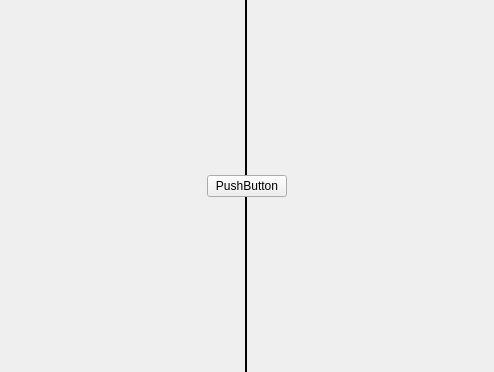
<?xml version="1.0" encoding="UTF-8"?>
<ui version="4.0">
 <class>NodeButton</class>
 <widget class="QWidget" name="NodeButton">
  <property name="geometry">
   <rect>
    <x>0</x>
    <y>0</y>
    <width>494</width>
    <height>372</height>
   </rect>
  </property>
  <property name="windowTitle">
   <string>NodeButton</string>
  </property>
  <layout class="QVBoxLayout" name="verticalLayout">
   <property name="spacing">
    <number>0</number>
   </property>
   <property name="topMargin">
    <number>0</number>
   </property>
   <property name="bottomMargin">
    <number>0</number>
   </property>
   <item>
    <layout class="QHBoxLayout" name="horizontalLayout_3">
     <property name="spacing">
      <number>0</number>
     </property>
     <item>
      <widget class="Line" name="topConnector">
       <property name="frameShadow">
        <enum>QFrame::Plain</enum>
       </property>
       <property name="lineWidth">
        <number>2</number>
       </property>
       <property name="orientation">
        <enum>Qt::Vertical</enum>
       </property>
      </widget>
     </item>
    </layout>
   </item>
   <item>
    <layout class="QHBoxLayout" name="horizontalLayout_2">
     <property name="spacing">
      <number>0</number>
     </property>
     <item>
      <spacer name="horizontalSpacer">
       <property name="orientation">
        <enum>Qt::Horizontal</enum>
       </property>
       <property name="sizeType">
        <enum>QSizePolicy::Preferred</enum>
       </property>
       <property name="sizeHint" stdset="0">
        <size>
         <width>40</width>
         <height>20</height>
        </size>
       </property>
      </spacer>
     </item>
     <item>
      <layout class="QVBoxLayout" name="verticalLayout_2">
       <item>
        <layout class="QHBoxLayout" name="horizontalLayout_4">
         <property name="spacing">
          <number>0</number>
         </property>
         <item>
          <widget class="Line" name="topMidConnector">
           <property name="frameShadow">
            <enum>QFrame::Plain</enum>
           </property>
           <property name="lineWidth">
            <number>2</number>
           </property>
           <property name="orientation">
            <enum>Qt::Vertical</enum>
           </property>
          </widget>
         </item>
        </layout>
       </item>
       <item>
        <widget class="MultiClickButton" name="theButton">
         <property name="text">
          <string>PushButton</string>
         </property>
        </widget>
       </item>
       <item>
        <layout class="QHBoxLayout" name="horizontalLayout_5">
         <property name="spacing">
          <number>0</number>
         </property>
         <item>
          <widget class="Line" name="bottomMidConnector">
           <property name="frameShadow">
            <enum>QFrame::Plain</enum>
           </property>
           <property name="lineWidth">
            <number>2</number>
           </property>
           <property name="orientation">
            <enum>Qt::Vertical</enum>
           </property>
          </widget>
         </item>
        </layout>
       </item>
      </layout>
     </item>
     <item>
      <spacer name="horizontalSpacer_2">
       <property name="orientation">
        <enum>Qt::Horizontal</enum>
       </property>
       <property name="sizeType">
        <enum>QSizePolicy::Preferred</enum>
       </property>
       <property name="sizeHint" stdset="0">
        <size>
         <width>40</width>
         <height>20</height>
        </size>
       </property>
      </spacer>
     </item>
    </layout>
   </item>
   <item>
    <layout class="QHBoxLayout" name="horizontalLayout">
     <property name="spacing">
      <number>0</number>
     </property>
     <item>
      <widget class="Line" name="bottomConnector">
       <property name="frameShadow">
        <enum>QFrame::Plain</enum>
       </property>
       <property name="lineWidth">
        <number>2</number>
       </property>
       <property name="orientation">
        <enum>Qt::Vertical</enum>
       </property>
      </widget>
     </item>
    </layout>
   </item>
  </layout>
 </widget>
 <customwidgets>
  <customwidget>
   <class>MultiClickButton</class>
   <extends>QPushButton</extends>
   <header>multiclickbutton.h</header>
  </customwidget>
 </customwidgets>
 <resources/>
 <connections/>
</ui>
